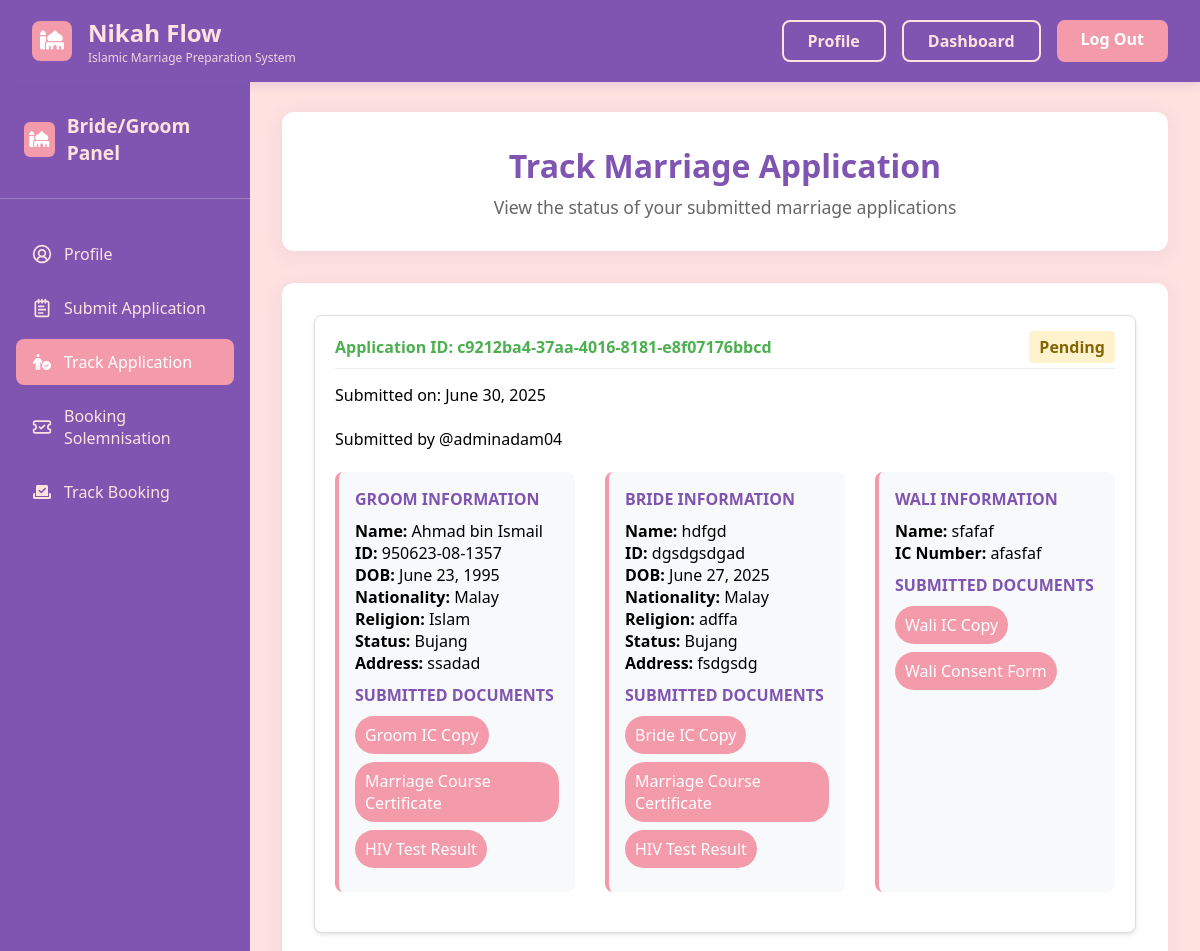
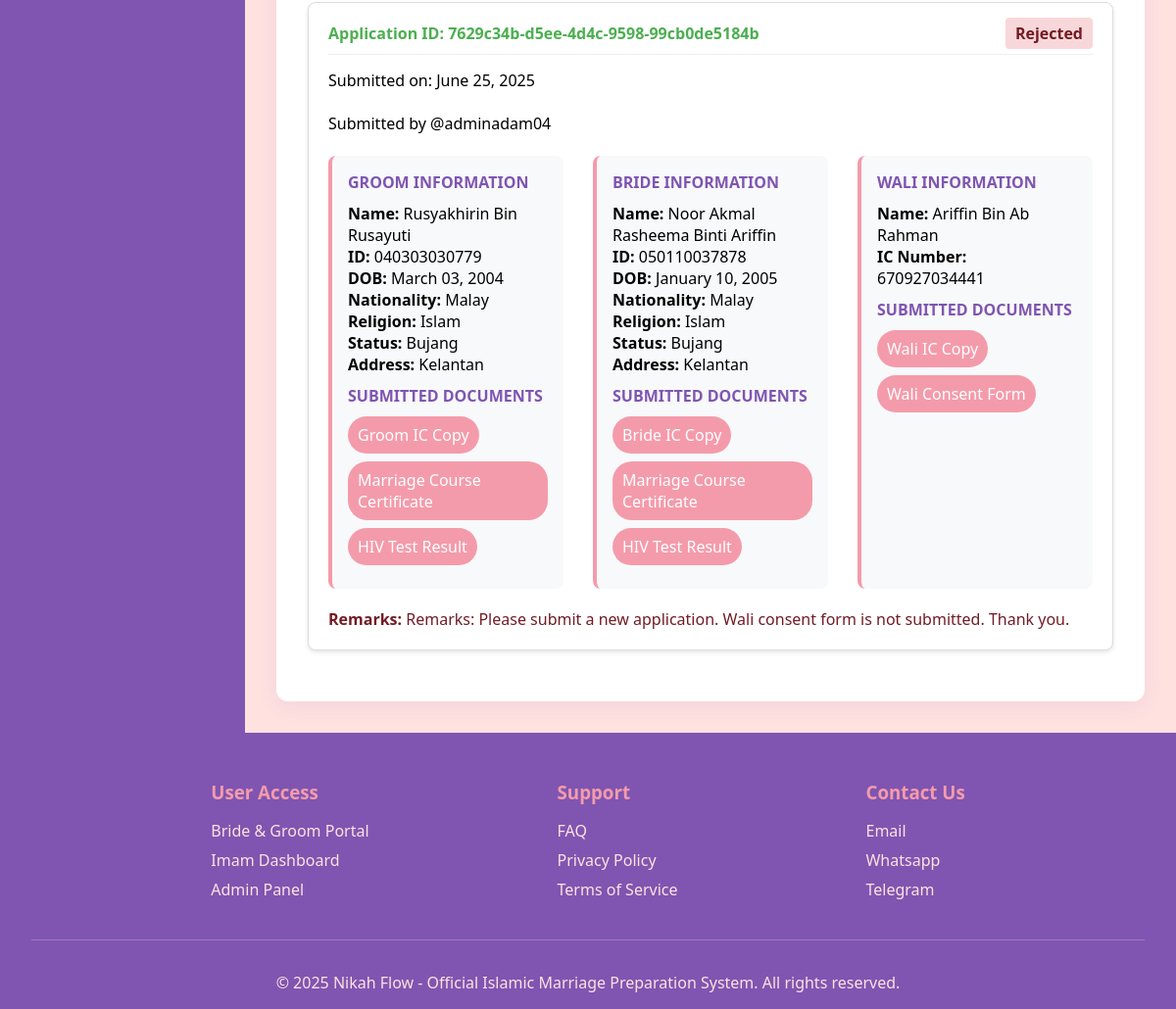
Screenshot of /homepage/bridegroom/track-application/ (signed in) with the database file from the repository (2 pictures, top to bottom).
### NikahFlow/models.py (models this page shows, shortened)
class BrideGroomApplication(models.Model):
    user = models.ForeignKey(
        User,
        on_delete=models.CASCADE,
        related_name='applications',
        null=True  # Temporarily allow null for existing data
    )
    MARITAL_STATUS_CHOICES = [
        ('BUJANG', 'Bujang'),
        ('DUDA', 'Duda'),
        ('JANDA', 'Janda'),
    ]
    application_id = models.UUIDField(primary_key=True, default=uuid.uuid4, editable=False)
    created_at = models.DateTimeField(auto_now_add=True)
    updated_at = models.DateTimeField(auto_now=True)
    status = models.CharField(max_length=20, default='PENDING', choices=[
        ('PENDING', 'Pending'),
        ('REVIEWED', 'Reviewed'),
        ('APPROVED', 'Approved'),
        ('REJECTED', 'Rejected'),
    ])
    remarks = models.CharField(max_length=100)
    groom_fullname = models.CharField(max_length=100)
    groom_id_number = models.CharField(max_length=20)
    groom_dob = models.DateField()
    groom_nationality = models.CharField(max_length=50)
    groom_religion = models.CharField(max_length=50)
    groom_marital_status = models.CharField(max_length=10, choices=MARITAL_STATUS_CHOICES)
    groom_address = models.TextField()
    groom_ic_copy = models.FileField(
        upload_to='applications/groom/ic/',
        validators=[FileExtensionValidator(['pdf'])]
    )
    groom_hiv_test = models.FileField(
        upload_to='applications/groom/hiv/',
        validators=[FileExtensionValidator(['pdf'])]
    )
    groom_marriage_course = models.FileField(
        upload_to='applications/groom/course/',
        validators=[FileExtensionValidator(['pdf'])]
    )
    bride_fullname = models.CharField(max_length=100)
    bride_id_number = models.CharField(max_length=20)
    bride_dob = models.DateField()
    bride_nationality = models.CharField(max_length=50)
    bride_religion = models.CharField(max_length=50)
    bride_marital_status = models.CharField(max_length=10, choices=MARITAL_STATUS_CHOICES)
    bride_address = models.TextField()
    wali_name = models.CharField(max_length=100)
    wali_ic = models.CharField(max_length=20)
    bride_ic_copy = models.FileField(
        upload_to='applications/bride/ic/',
        validators=[FileExtensionValidator(['pdf'])]
    )
    bride_hiv_test = models.FileField(
        upload_to='applications/bride/hiv/',
        validators=[FileExtensionValidator(['pdf'])]
    )
    bride_marriage_course = models.FileField(
        upload_to='applications/bride/course/',
        validators=[FileExtensionValidator(['pdf'])]
    )
    wali_ic_copy = models.FileField(
        upload_to='applications/wali/ic/',
        validators=[FileExtensionValidator(['pdf'])]
    )
    wali_consent = models.FileField(
        upload_to='applications/wali/consent/',
        validators=[FileExtensionValidator(['pdf'])]
    )

class User(models.Model):
    ROLE_CHOICES = [
        ('bridegroom', 'Bride/Groom'),
        ('imam', 'Assistant Registrar'),
        ('adminchairman', 'Admin Chairman'),
    ]
    id_number = models.CharField(max_length=14,unique=True)
    role = models.CharField(max_length=30, choices=ROLE_CHOICES)
    email = models.EmailField(unique=True)
    username = models.CharField(max_length=150, unique=True)
    fullname = models.CharField(max_length=150)
    phone_number = models.CharField(max_length=20)
    password = models.CharField(max_length=128)
    status = models.CharField(max_length=20, default='Active')
    created_at = models.DateTimeField(auto_now_add=True)
    userid = models.CharField(max_length=50, null=True, blank=True)
    remarks = models.CharField(max_length=100)

### NikahFlow/views.py (the view)
# urls.py: path('bridegroom/track-application/', views.track_application, name='track_application'),
def track_application(request):
    if not request.session.get('user_id'):
        messages.error(request, 'You need to login to view applications')
        return redirect('login')
    try:
        user = User.objects.get(id=request.session['user_id'])
        applications = BrideGroomApplication.objects.filter(user=user).select_related('user').order_by('-created_at')
        context = {
            'username': user.username,
            'fullname': user.fullname,  # From your User model
            'applications': applications,
            'user_id_number': user.id_number  # If you want to display this
        }
        return render(request, 'trackapplicationpage.html', context)
    except User.DoesNotExist:
        messages.error(request, 'User not found')
        return redirect('login')
    except Exception as e:
        messages.error(request, f'Error loading applications: {str(e)}')
        return redirect('bridegroom_account')

### NikahFlow/templates/trackapplicationpage.html (shortened to what this page needs)
<!DOCTYPE html>
<html lang="en">
<head>
    {% load static %}
    <link rel="stylesheet" href="{% static 'css/accountpage.css' %}">
    <link rel="stylesheet" href="https://cdnjs.cloudflare.com/ajax/libs/font-awesome/6.5.0/css/all.min.css">
</head>
<body>
    <header class="header">
        <nav class="nav-container">
            <div class="logo-section">
                <div class="logo-icon"><i class="fa-solid fa-mosque"></i></div>
                <div class="logo-text">
                    <div class="logo">Nikah Flow</div>
                    <div class="logo-subtitle">Islamic Marriage Preparation System</div>
                </div>
            </div>
            <div class="nav-buttons">
                <a href="{% url 'bridegroom_account' %}" class="btn-login">Profile</a>
                <a href="{% url 'bridegroom_account' %}" class="btn-login">Dashboard</a>
                <a href="{% url 'logout' %}" class="btn-signup">Log Out</a>
            </div>
        </nav>
    </header>
    <div class="main-container">
        <aside class="sidebar">
            <div class="sidebar-header">
                <div class="sidebar-logo">
                    <div class="sidebar-logo-icon"><i class="fa-solid fa-mosque"></i></div>
                    <div class="sidebar-logo-text">Bride/Groom Panel</div>
                </div>
            </div>
            <nav class="sidebar-nav">
                <ul>
                    <li>
                        <a href="{% url 'bridegroom_account' %}" >
                            <span class="icon">
                                <i data-lucide="circle-user-round" class="w-4 h-4" stroke="currentColor"></i>
                            </span>
                            Profile
                        </a>
                    </li>
                    <li>
                        <a href="{% url 'submit_application' %}">
                            <span class="icon">
                                <i data-lucide="notepad-text" class="w-4 h-4" stroke="currentColor"></i>
                            </span>
                            Submit Application
                        </a>
                    </li>
                    <li>
                        <a href="{% url 'track_application' %}" class="active">
                            <span class="icon">
                                <i class="fa-solid fa-person-circle-check"></i>
                            </span>
                            Track Application
                        </a>
                    </li>
                    <li>
                        <a href="{% url 'book_solemnisation' %}">
                            <span class="icon">
                                <i data-lucide="ticket-check" class="w-4 h-4" stroke="currentColor"></i>
                            </span>
                            Booking Solemnisation
                        </a>
                    </li>
                    <li>
                        <a href="{% url 'track_booking' %}">
                            <span class="icon">
                                <i class="fa-solid fa-check-to-slot"></i>
                            </span>
                            Track Booking
                        </a>
                    </li>
                </ul>
            </nav>
        </aside>
        <main class="main-content">
            <div class="content-header">
                <h1>Track Marriage Application</h1>
                <p>View the status of your submitted marriage applications</p>
            </div>
            <div class="dashboard-content">
                {% if applications %}
                    {% for application in applications %}
                    <div class="application-card">
                        <div class="application-header">
                            <div>
                                <span class="application-id">Application ID: {{ application.application_id }}</span>
                            </div>
                            <div>
                                <span class="application-status status-{{ application.status|lower }}">
                                    {{ application.get_status_display }}
                                </span>
                            </div>
                        </div>
                        <span>Submitted on: {{ application.created_at|date:"F d, Y" }}</span>
                        <br><br>
                        <span>Submitted by @{{ application.user.username}}</span>
                        <br><br>
                        <div class="applicant-info">
                            <div class="applicant-section">
                                <div class="section-title">Groom Information</div>
                                <div><strong>Name:</strong> {{ application.groom_fullname }}</div>
                                <div><strong>ID:</strong> {{ application.groom_id_number }}</div>
                                <div><strong>DOB:</strong> {{ application.groom_dob|date:"F d, Y" }}</div>
                                <div><strong>Nationality:</strong> {{ application.groom_nationality }}</div>
                                <div><strong>Religion:</strong> {{ application.groom_religion }}</div>
                                <div><strong>Status:</strong> {{ application.get_groom_marital_status_display }}</div>
                                <div><strong>Address:</strong> {{ application.groom_address}}</div>
                                <div class="document-list">
                                    <div class="section-title">Submitted Documents</div>
                                    <div class="document-item">
                                        <a href="{{ application.groom_ic_copy.url }}" class="document-link" target="_blank">Groom IC Copy</a>
                                    </div>
                                    <div class="document-item">
                                        <a href="{{ application.groom_marriage_course.url }}" class="document-link" target="_blank">Marriage Course Certificate</a>
                                    </div>
                                    <div class="document-item">
                                        <a href="{{ application.groom_hiv_test.url }}" class="document-link" target="_blank">HIV Test Result</a>
                                    </div>
                                </div>
                            </div>
                            <div class="applicant-section">
                                <div class="section-title">Bride Information</div>
                                <div><strong>Name:</strong> {{ application.bride_fullname }}</div>
                                <div><strong>ID:</strong> {{ application.bride_id_number }}</div>
                                <div><strong>DOB:</strong> {{ application.bride_dob|date:"F d, Y" }}</div>
                                <div><strong>Nationality:</strong> {{ application.bride_nationality }}</div>
                                <div><strong>Religion:</strong> {{ application.bride_religion }}</div>
                                <div><strong>Status:</strong> {{ application.get_bride_marital_status_display }}</div>
                                <div><strong>Address:</strong> {{ application.bride_address}}</div>
                                <div class="document-list">
                                    <div class="section-title">Submitted Documents</div>
                                    <div class="document-item">
                                        <a href="{{ application.bride_ic_copy.url }}" class="document-link" target="_blank">Bride IC Copy</a>
                                    </div>
                                    <div class="document-item">
                                        <a href="{{ application.bride_marriage_course.url }}" class="document-link" target="_blank">Marriage Course Certificate</a>
                                    </div>
                                    <div class="document-item">
                                        <a href="{{ application.bride_hiv_test.url }}" class="document-link" target="_blank">HIV Test Result</a>
                                    </div>
                                </div>
                            </div>
                            <div class="applicant-section">
                                <div class="section-title">Wali Information</div>
                                <div><strong>Name:</strong> {{ application.wali_name }}</div>
                                <div><strong>IC Number:</strong> {{ application.wali_ic }}</div>
                                <div class="document-list">
                                    <div class="section-title">Submitted Documents</div>
                                    <div class="document-item">
                                        <a href="{{ application.wali_ic_copy.url }}" class="document-link" target="_blank">Wali IC Copy</a>
                                    </div>
                                    <div class="document-item">
                                        <a href="{{ application.wali_consent.url }}" class="document-link" target="_blank">Wali Consent Form</a>
                                    </div>
                                </div>
                            </div>
                        </div>
                        {% if application.status == 'REJECTED' %}
                        <div class="rejection-reason" style="margin-top: 15px; color: #721C24;">
                            <strong>Remarks:</strong> {{ application.remarks|default:"No remarks provided" }}
                        </div>
                        {% endif %}
                    </div>
                    {% endfor %}
                {% else %}
                    <div class="no-applications">
                        <p>You haven't submitted any marriage applications yet.</p>
                        <br>
                        <a href="{% url 'submit_application' %}" class="btn-save">Submit New Application</a>
                    </div>
                {% endif %}
            </div>
        </main>
    </div>
    <footer class="footer">
        <div class="container">
            <div class="footer-content">
                <div class="footer-section">
                    <h3>User Access</h3>
                    <ul>
                        <li><a href="#bride-groom">Bride & Groom Portal</a></li>
                        <li><a href="#imam">Imam Dashboard</a></li>
                        <li><a href="#admin">Admin Panel</a></li>
                    </ul>
                </div>
                <div class="footer-section">
                    <h3>Support</h3>
                    <ul>
                        <li><a href="#faq">FAQ</a></li>
                        <li><a href="#privacy">Privacy Policy</a></li>
                        <li><a href="#terms">Terms of Service</a></li>
                    </ul>
                </div>
                <div class="footer-section">
                    <h3>Contact Us</h3>
                    <ul>
                        <li><a href="#contact">Email</a></li>
                        <li><a href="#whatsapp">Whatsapp</a></li>
                        <li><a href="#telegram">Telegram</a></li>
                    </ul>
                </div>
            </div>
            <div class="footer-bottom">
                <p>&copy; 2025 Nikah Flow - Official Islamic Marriage Preparation System. All rights reserved.</p>
            </div>
        </div>
    </footer>
</body>
</html>

### rows the page displays
BrideGroomApplication: application_id "c9212ba4-37aa-4016-8181-e8f07176bbcd", status "Pending", created_at "June 30, 2025", user.username "adminadam04", groom_fullname "Ahmad bin Ismail", groom_id_number "950623-08-1357", groom_dob "June 23, 1995", groom_nationality "Malay", groom_religion "Islam", groom_marital_status "Bujang", groom_address "ssadad", bride_fullname "hdfgd", bride_id_number "dgsdgsdgad", bride_dob "June 27, 2025", bride_nationality "Malay", bride_religion "adffa", bride_marital_status "Bujang", bride_address "fsdgsdg", wali_name "sfafaf", wali_ic "afasfaf"
BrideGroomApplication: application_id "7629c34b-d5ee-4d4c-9598-99cb0de5184b", status "Rejected", created_at "June 25, 2025", user.username "adminadam04", groom_fullname "Rusyakhirin Bin Rusayuti", groom_id_number "040303030779", groom_dob "March 03, 2004", groom_nationality "Malay", groom_religion "Islam", groom_marital_status "Bujang", groom_address "Kelantan", bride_fullname "Noor Akmal Rasheema Binti Ariffin", bride_id_number "050110037878", bride_dob "January 10, 2005", bride_nationality "Malay", bride_religion "Islam", bride_marital_status "Bujang", bride_address "Kelantan", wali_name "Ariffin Bin Ab Rahman", wali_ic "670927034441", remarks "Remarks: Please submit a new application. Wali consent form is not submitted. Thank you."
